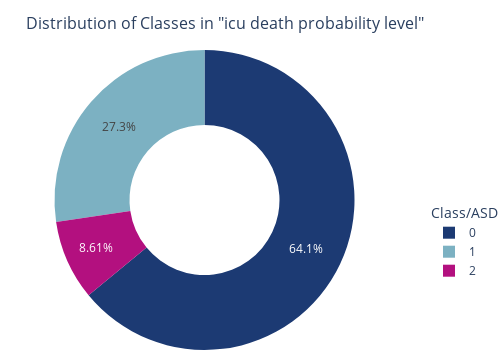

The notebook cell saved with this chart:
### Code cell
# Get the counts of each unique value in the 'suicide_level' column
counts = df_cleaned['death_prob_level'].value_counts()

# Define a custom color sequence for the pie chart
colors = ['#1c3a73', '#7cb1c2', '#b3107f']

# Create a pie chart using the Plotly Express library
# - names: This denotes the unique labels in the 'suicide_level' column
# - values: This denotes the count of each unique label in the 'suicide_level' column
# - hole: This will create a donut-shaped pie chart. A value of 0.5 means the hole is 50% of the total pie.
# - title: The main title for the pie chart
# - color_discrete_sequence: Specifies the color sequence for the pie slices
fig = px.pie(
    names=counts.index,
    values=counts.values,
    hole=0.5, 
    title='Distribution of Classes in "icu death probability level"',
    color_discrete_sequence=colors
)

# Update the layout and appearance of the pie chart
fig.update_layout(
    margin=dict(t=50, b=0, l=0, r=0),  # Adjust the margins of the plot
    legend=dict(  # Define legend properties
        orientation="v",
        yanchor="top",
        y=0.5,
        xanchor="left",
        x=1.05,
        title='Class/ASD'
    ),
    title=dict(  # Define title properties
        text='Distribution of Classes in "icu death probability level"',
        x=0.45, 
        xanchor='center',
        y=0.95,
        yanchor='top',
        font=dict(size=16)
    ),
    width=500,  # Set the width of the figure
    height=350   # Set the height of the figure
)

# Display the pie chart
fig.show()

### Figure 1 — Plotly figure (JSON) as saved in the notebook; plotly's stock layout.template omitted (floating-point values rounded to 4 significant figures)
{"data": [{"domain": {"x": [0, 1], "y": [0, 1]}, "hole": 0.5, "hovertemplate": "label=%{label}<br>value=%{value}<extra></extra>", "labels": [0, 1, 2], "legendgroup": "", "name": "", "showlegend": true, "type": "pie", "values": [55991, 23894, 7529]}], "layout": {"height": 350, "legend": {"orientation": "v", "title": {"text": "Class/ASD"}, "tracegroupgap": 0, "x": 1.05, "xanchor": "left", "y": 0.5, "yanchor": "top"}, "margin": {"b": 0, "l": 0, "r": 0, "t": 50}, "piecolorway": ["#1c3a73", "#7cb1c2", "#b3107f"], "title": {"font": {"size": 16}, "text": "Distribution of Classes in \"icu death probability level\"", "x": 0.45, "xanchor": "center", "y": 0.95, "yanchor": "top"}, "width": 500}}
